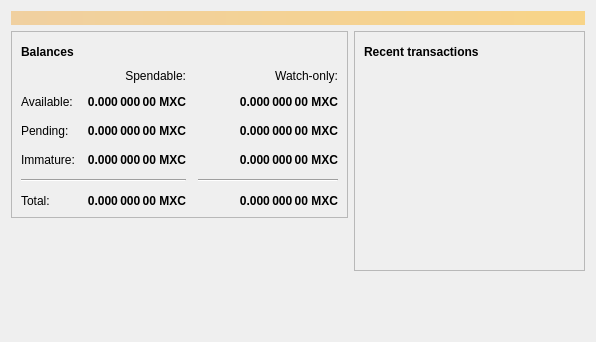
<?xml version="1.0" encoding="UTF-8"?>
<ui version="4.0">
 <class>OverviewPage</class>
 <widget class="QWidget" name="OverviewPage">
  <property name="geometry">
   <rect>
    <x>0</x>
    <y>0</y>
    <width>596</width>
    <height>342</height>
   </rect>
  </property>
  <property name="windowTitle">
   <string>Form</string>
  </property>
  <layout class="QVBoxLayout" name="topLayout">
   <item>
    <widget class="QLabel" name="labelAlerts">
     <property name="visible">
      <bool>false</bool>
     </property>
     <property name="styleSheet">
      <string notr="true">QLabel { background-color: qlineargradient(x1: 0, y1: 0, x2: 1, y2: 0, stop:0 #F0D0A0, stop:1 #F8D488); color:#000000; }</string>
     </property>
     <property name="wordWrap">
      <bool>true</bool>
     </property>
     <property name="margin">
      <number>3</number>
     </property>
     <property name="textInteractionFlags">
      <set>Qt::TextSelectableByMouse</set>
     </property>
    </widget>
   </item>
   <item>
    <layout class="QHBoxLayout" name="horizontalLayout" stretch="1,1">
     <item>
      <layout class="QVBoxLayout" name="verticalLayout_2">
       <item>
        <widget class="QFrame" name="frame">
         <property name="frameShape">
          <enum>QFrame::StyledPanel</enum>
         </property>
         <property name="frameShadow">
          <enum>QFrame::Raised</enum>
         </property>
         <layout class="QVBoxLayout" name="verticalLayout_4">
          <item>
           <layout class="QHBoxLayout" name="horizontalLayout_4">
            <item>
             <widget class="QLabel" name="label_5">
              <property name="font">
               <font>
                <weight>75</weight>
                <bold>true</bold>
               </font>
              </property>
              <property name="text">
               <string>Balances</string>
              </property>
             </widget>
            </item>
            <item>
             <widget class="QPushButton" name="labelWalletStatus">
              <property name="enabled">
               <bool>true</bool>
              </property>
              <property name="maximumSize">
               <size>
                <width>30</width>
                <height>16777215</height>
               </size>
              </property>
              <property name="toolTip">
               <string>The displayed information may be out of date. Your wallet automatically synchronizes with the Maximcoin network after a connection is established, but this process has not completed yet.</string>
              </property>
              <property name="text">
               <string/>
              </property>
              <property name="icon">
               <iconset resource="../bitcoin.qrc">
                <normaloff>:/icons/warning</normaloff>
                <disabledoff>:/icons/warning</disabledoff>:/icons/warning</iconset>
              </property>
              <property name="iconSize">
               <size>
                <width>24</width>
                <height>24</height>
               </size>
              </property>
              <property name="flat">
               <bool>true</bool>
              </property>
             </widget>
            </item>
            <item>
             <spacer name="horizontalSpacer_3">
              <property name="orientation">
               <enum>Qt::Horizontal</enum>
              </property>
              <property name="sizeHint" stdset="0">
               <size>
                <width>40</width>
                <height>20</height>
               </size>
              </property>
             </spacer>
            </item>
           </layout>
          </item>
          <item>
           <layout class="QGridLayout" name="gridLayout">
            <property name="spacing">
             <number>12</number>
            </property>
            <item row="2" column="2">
             <widget class="QLabel" name="labelWatchPending">
              <property name="font">
               <font>
                <weight>75</weight>
                <bold>true</bold>
               </font>
              </property>
              <property name="cursor">
               <cursorShape>IBeamCursor</cursorShape>
              </property>
              <property name="toolTip">
               <string>Unconfirmed transactions to watch-only addresses</string>
              </property>
              <property name="text">
               <string notr="true">0.000 000 00 MXC</string>
              </property>
              <property name="alignment">
               <set>Qt::AlignRight|Qt::AlignTrailing|Qt::AlignVCenter</set>
              </property>
              <property name="textInteractionFlags">
               <set>Qt::LinksAccessibleByMouse|Qt::TextSelectableByKeyboard|Qt::TextSelectableByMouse</set>
              </property>
             </widget>
            </item>
            <item row="2" column="1">
             <widget class="QLabel" name="labelUnconfirmed">
              <property name="font">
               <font>
                <weight>75</weight>
                <bold>true</bold>
               </font>
              </property>
              <property name="cursor">
               <cursorShape>IBeamCursor</cursorShape>
              </property>
              <property name="toolTip">
               <string>Total of transactions that have yet to be confirmed, and do not yet count toward the spendable balance</string>
              </property>
              <property name="text">
               <string notr="true">0.000 000 00 MXC</string>
              </property>
              <property name="alignment">
               <set>Qt::AlignRight|Qt::AlignTrailing|Qt::AlignVCenter</set>
              </property>
              <property name="textInteractionFlags">
               <set>Qt::LinksAccessibleByMouse|Qt::TextSelectableByKeyboard|Qt::TextSelectableByMouse</set>
              </property>
             </widget>
            </item>
            <item row="3" column="2">
             <widget class="QLabel" name="labelWatchImmature">
              <property name="font">
               <font>
                <weight>75</weight>
                <bold>true</bold>
               </font>
              </property>
              <property name="cursor">
               <cursorShape>IBeamCursor</cursorShape>
              </property>
              <property name="toolTip">
               <string>Mined balance in watch-only addresses that has not yet matured</string>
              </property>
              <property name="text">
               <string notr="true">0.000 000 00 MXC</string>
              </property>
              <property name="alignment">
               <set>Qt::AlignRight|Qt::AlignTrailing|Qt::AlignVCenter</set>
              </property>
              <property name="textInteractionFlags">
               <set>Qt::LinksAccessibleByMouse|Qt::TextSelectableByKeyboard|Qt::TextSelectableByMouse</set>
              </property>
             </widget>
            </item>
            <item row="4" column="0" colspan="2">
             <widget class="Line" name="line">
              <property name="orientation">
               <enum>Qt::Horizontal</enum>
              </property>
             </widget>
            </item>
            <item row="4" column="2">
             <widget class="Line" name="lineWatchBalance">
              <property name="sizePolicy">
               <sizepolicy hsizetype="Preferred" vsizetype="Fixed">
                <horstretch>0</horstretch>
                <verstretch>0</verstretch>
               </sizepolicy>
              </property>
              <property name="minimumSize">
               <size>
                <width>140</width>
                <height>0</height>
               </size>
              </property>
              <property name="orientation">
               <enum>Qt::Horizontal</enum>
              </property>
             </widget>
            </item>
            <item row="5" column="0">
             <widget class="QLabel" name="labelTotalText">
              <property name="text">
               <string>Total:</string>
              </property>
             </widget>
            </item>
            <item row="3" column="1">
             <widget class="QLabel" name="labelImmature">
              <property name="font">
               <font>
                <weight>75</weight>
                <bold>true</bold>
               </font>
              </property>
              <property name="cursor">
               <cursorShape>IBeamCursor</cursorShape>
              </property>
              <property name="toolTip">
               <string>Mined balance that has not yet matured</string>
              </property>
              <property name="text">
               <string notr="true">0.000 000 00 MXC</string>
              </property>
              <property name="alignment">
               <set>Qt::AlignRight|Qt::AlignTrailing|Qt::AlignVCenter</set>
              </property>
              <property name="textInteractionFlags">
               <set>Qt::LinksAccessibleByMouse|Qt::TextSelectableByKeyboard|Qt::TextSelectableByMouse</set>
              </property>
             </widget>
            </item>
            <item row="2" column="3">
             <spacer name="horizontalSpacer_2">
              <property name="orientation">
               <enum>Qt::Horizontal</enum>
              </property>
              <property name="sizeHint" stdset="0">
               <size>
                <width>40</width>
                <height>20</height>
               </size>
              </property>
             </spacer>
            </item>
            <item row="3" column="0">
             <widget class="QLabel" name="labelImmatureText">
              <property name="text">
               <string>Immature:</string>
              </property>
             </widget>
            </item>
            <item row="5" column="1">
             <widget class="QLabel" name="labelTotal">
              <property name="font">
               <font>
                <weight>75</weight>
                <bold>true</bold>
               </font>
              </property>
              <property name="cursor">
               <cursorShape>IBeamCursor</cursorShape>
              </property>
              <property name="toolTip">
               <string>Your current total balance</string>
              </property>
              <property name="text">
               <string notr="true">0.000 000 00 MXC</string>
              </property>
              <property name="alignment">
               <set>Qt::AlignRight|Qt::AlignTrailing|Qt::AlignVCenter</set>
              </property>
              <property name="textInteractionFlags">
               <set>Qt::LinksAccessibleByMouse|Qt::TextSelectableByKeyboard|Qt::TextSelectableByMouse</set>
              </property>
             </widget>
            </item>
            <item row="5" column="2">
             <widget class="QLabel" name="labelWatchTotal">
              <property name="font">
               <font>
                <weight>75</weight>
                <bold>true</bold>
               </font>
              </property>
              <property name="cursor">
               <cursorShape>IBeamCursor</cursorShape>
              </property>
              <property name="toolTip">
               <string>Current total balance in watch-only addresses</string>
              </property>
              <property name="text">
               <string notr="true">0.000 000 00 MXC</string>
              </property>
              <property name="alignment">
               <set>Qt::AlignRight|Qt::AlignTrailing|Qt::AlignVCenter</set>
              </property>
              <property name="textInteractionFlags">
               <set>Qt::LinksAccessibleByMouse|Qt::TextSelectableByKeyboard|Qt::TextSelectableByMouse</set>
              </property>
             </widget>
            </item>
            <item row="0" column="2">
             <widget class="QLabel" name="labelWatchonly">
              <property name="text">
               <string>Watch-only:</string>
              </property>
              <property name="alignment">
               <set>Qt::AlignRight|Qt::AlignTrailing|Qt::AlignVCenter</set>
              </property>
             </widget>
            </item>
            <item row="1" column="0">
             <widget class="QLabel" name="labelBalanceText">
              <property name="text">
               <string>Available:</string>
              </property>
             </widget>
            </item>
            <item row="1" column="1">
             <widget class="QLabel" name="labelBalance">
              <property name="font">
               <font>
                <weight>75</weight>
                <bold>true</bold>
               </font>
              </property>
              <property name="cursor">
               <cursorShape>IBeamCursor</cursorShape>
              </property>
              <property name="toolTip">
               <string>Your current spendable balance</string>
              </property>
              <property name="text">
               <string notr="true">0.000 000 00 MXC</string>
              </property>
              <property name="alignment">
               <set>Qt::AlignRight|Qt::AlignTrailing|Qt::AlignVCenter</set>
              </property>
              <property name="textInteractionFlags">
               <set>Qt::LinksAccessibleByMouse|Qt::TextSelectableByKeyboard|Qt::TextSelectableByMouse</set>
              </property>
             </widget>
            </item>
            <item row="1" column="2">
             <widget class="QLabel" name="labelWatchAvailable">
              <property name="font">
               <font>
                <weight>75</weight>
                <bold>true</bold>
               </font>
              </property>
              <property name="cursor">
               <cursorShape>IBeamCursor</cursorShape>
              </property>
              <property name="toolTip">
               <string>Your current balance in watch-only addresses</string>
              </property>
              <property name="text">
               <string notr="true">0.000 000 00 MXC</string>
              </property>
              <property name="alignment">
               <set>Qt::AlignRight|Qt::AlignTrailing|Qt::AlignVCenter</set>
              </property>
              <property name="textInteractionFlags">
               <set>Qt::LinksAccessibleByMouse|Qt::TextSelectableByKeyboard|Qt::TextSelectableByMouse</set>
              </property>
             </widget>
            </item>
            <item row="2" column="0">
             <widget class="QLabel" name="labelPendingText">
              <property name="text">
               <string>Pending:</string>
              </property>
             </widget>
            </item>
            <item row="0" column="1">
             <widget class="QLabel" name="labelSpendable">
              <property name="text">
               <string>Spendable:</string>
              </property>
              <property name="alignment">
               <set>Qt::AlignRight|Qt::AlignTrailing|Qt::AlignVCenter</set>
              </property>
             </widget>
            </item>
           </layout>
          </item>
         </layout>
        </widget>
       </item>
       <item>
        <spacer name="verticalSpacer">
         <property name="orientation">
          <enum>Qt::Vertical</enum>
         </property>
         <property name="sizeHint" stdset="0">
          <size>
           <width>20</width>
           <height>40</height>
          </size>
         </property>
        </spacer>
       </item>
      </layout>
     </item>
     <item>
      <layout class="QVBoxLayout" name="verticalLayout_3">
       <item>
        <widget class="QFrame" name="frame_2">
         <property name="frameShape">
          <enum>QFrame::StyledPanel</enum>
         </property>
         <property name="frameShadow">
          <enum>QFrame::Raised</enum>
         </property>
         <layout class="QVBoxLayout" name="verticalLayout">
          <item>
           <layout class="QHBoxLayout" name="horizontalLayout_2">
            <item>
             <widget class="QLabel" name="label_4">
              <property name="font">
               <font>
                <weight>75</weight>
                <bold>true</bold>
               </font>
              </property>
              <property name="text">
               <string>Recent transactions</string>
              </property>
             </widget>
            </item>
            <item>
             <widget class="QPushButton" name="labelTransactionsStatus">
              <property name="enabled">
               <bool>true</bool>
              </property>
              <property name="maximumSize">
               <size>
                <width>30</width>
                <height>16777215</height>
               </size>
              </property>
              <property name="toolTip">
               <string>The displayed information may be out of date. Your wallet automatically synchronizes with the Maximcoin network after a connection is established, but this process has not completed yet.</string>
              </property>
              <property name="text">
               <string/>
              </property>
              <property name="icon">
               <iconset resource="../bitcoin.qrc">
                <normaloff>:/icons/warning</normaloff>
                <disabledoff>:/icons/warning</disabledoff>:/icons/warning</iconset>
              </property>
              <property name="iconSize">
               <size>
                <width>24</width>
                <height>24</height>
               </size>
              </property>
              <property name="flat">
               <bool>true</bool>
              </property>
             </widget>
            </item>
            <item>
             <spacer name="horizontalSpacer">
              <property name="orientation">
               <enum>Qt::Horizontal</enum>
              </property>
              <property name="sizeHint" stdset="0">
               <size>
                <width>40</width>
                <height>20</height>
               </size>
              </property>
             </spacer>
            </item>
           </layout>
          </item>
          <item>
           <widget class="QListView" name="listTransactions">
            <property name="styleSheet">
             <string notr="true">QListView { background: transparent; }</string>
            </property>
            <property name="frameShape">
             <enum>QFrame::NoFrame</enum>
            </property>
            <property name="verticalScrollBarPolicy">
             <enum>Qt::ScrollBarAlwaysOff</enum>
            </property>
            <property name="horizontalScrollBarPolicy">
             <enum>Qt::ScrollBarAlwaysOff</enum>
            </property>
            <property name="selectionMode">
             <enum>QAbstractItemView::NoSelection</enum>
            </property>
           </widget>
          </item>
         </layout>
        </widget>
       </item>
       <item>
        <spacer name="verticalSpacer_2">
         <property name="orientation">
          <enum>Qt::Vertical</enum>
         </property>
         <property name="sizeHint" stdset="0">
          <size>
           <width>20</width>
           <height>40</height>
          </size>
         </property>
        </spacer>
       </item>
      </layout>
     </item>
    </layout>
   </item>
  </layout>
 </widget>
 <resources/>
 <connections/>
</ui>
